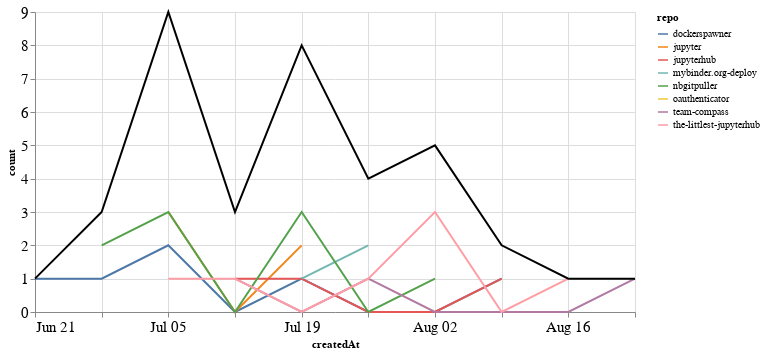

The notebook cell saved with this chart:
### Markdown cell above
## Comments

### Code cell
comments_time = comments.groupby('repo').resample('W', on='createdAt').count()['author'].reset_index()
comments_time = comments_time.rename(columns={'author': 'count'})
comments_time_total = comments_time.groupby('createdAt').agg({"count": "sum"}).reset_index()
ch1 = alt.Chart(comments_time, width=600).mark_line().encode(
    x='createdAt',
    y='count',
    color='repo',
    tooltip="repo"
)

ch2 = alt.Chart(comments_time_total, width=600).mark_line(color="black").encode(
    x='createdAt',
    y='count',
)

ch1 + ch2

### Figure 1 — Vega-Lite specification as saved in the notebook (floating-point values rounded to 4 significant figures)
{"config": {"axisLeft": {"labelFontSize": 15}, "axisBottom": {"labelFontSize": 15}}, "layer": [{"data": {"name": "data-68dc34a7ae2e05f303bb0dc9a1aac61c"}, "mark": "line", "encoding": {"color": {"type": "nominal", "field": "repo"}, "tooltip": {"type": "nominal", "field": "repo"}, "x": {"type": "temporal", "field": "createdAt"}, "y": {"type": "quantitative", "field": "count"}}, "width": 600}, {"data": {"name": "data-0949ac7d6b4bab21caf5a7b0ee7fc1b8"}, "mark": {"type": "line", "color": "black"}, "encoding": {"x": {"type": "temporal", "field": "createdAt"}, "y": {"type": "quantitative", "field": "count"}}, "width": 600}], "$schema": "https://vega.github.io/schema/vega-lite/v4.8.1.json", "datasets": {"data-68dc34a7ae2e05f303bb0dc9a1aac61c": [{"repo": "dockerspawner", "createdAt": "2020-06-21T00:00:00", "count": 1}, {"repo": "dockerspawner", "createdAt": "2020-06-28T00:00:00", "count": 1}, {"repo": "dockerspawner", "createdAt": "2020-07-05T00:00:00", "count": 2}, {"repo": "dockerspawner", "createdAt": "2020-07-12T00:00:00", "count": 0}, {"repo": "dockerspawner", "createdAt": "2020-07-19T00:00:00", "count": 1}, {"repo": "dockerspawner", "createdAt": "2020-07-26T00:00:00", "count": 0}, {"repo": "dockerspawner", "createdAt": "2020-08-02T00:00:00", "count": 0}, {"repo": "dockerspawner", "createdAt": "2020-08-09T00:00:00", "count": 1}, {"repo": "jupyter", "createdAt": "2020-07-05T00:00:00", "count": 3}, {"repo": "jupyter", "createdAt": "2020-07-12T00:00:00", "count": 0}, {"repo": "jupyter", "createdAt": "2020-07-19T00:00:00", "count": 2}, {"repo": "jupyterhub", "createdAt": "2020-07-12T00:00:00", "count": 1}, {"repo": "jupyterhub", "createdAt": "2020-07-19T00:00:00", "count": 1}, {"repo": "jupyterhub", "createdAt": "2020-07-26T00:00:00", "count": 0}, {"repo": "jupyterhub", "createdAt": "2020-08-02T00:00:00", "count": 0}, {"repo": "jupyterhub", "createdAt": "2020-08-09T00:00:00", "count": 1}, {"repo": "mybinder.org-deploy", "createdAt": "2020-07-19T00:00:00", "count": 1}, {"repo": "mybinder.org-deploy", "createdAt": "2020-07-26T00:00:00", "count": 2}, {"repo": "nbgitpuller", "createdAt": "2020-06-28T00:00:00", "count": 2}, {"repo": "nbgitpuller", "createdAt": "2020-07-05T00:00:00", "count": 3}, {"repo": "nbgitpuller", "createdAt": "2020-07-12T00:00:00", "count": 0}, {"repo": "nbgitpuller", "createdAt": "2020-07-19T00:00:00", "count": 3}, {"repo": "nbgitpuller", "createdAt": "2020-07-26T00:00:00", "count": 0}, {"repo": "nbgitpuller", "createdAt": "2020-08-02T00:00:00", "count": 1}, {"repo": "oauthenticator", "createdAt": "2020-08-02T00:00:00", "count": 1}, {"repo": "team-compass", "createdAt": "2020-07-12T00:00:00", "count": 1}, {"repo": "team-compass", "createdAt": "2020-07-19T00:00:00", "count": 0}, {"repo": "team-compass", "createdAt": "2020-07-26T00:00:00", "count": 1}, {"repo": "team-compass", "createdAt": "2020-08-02T00:00:00", "count": 0}, {"repo": "team-compass", "createdAt": "2020-08-09T00:00:00", "count": 0}, {"repo": "team-compass", "createdAt": "2020-08-16T00:00:00", "count": 0}, {"repo": "team-compass", "createdAt": "2020-08-23T00:00:00", "count": 1}, {"repo": "the-littlest-jupyterhub", "createdAt": "2020-07-05T00:00:00", "count": 1}, {"repo": "the-littlest-jupyterhub", "createdAt": "2020-07-12T00:00:00", "count": 1}, {"repo": "the-littlest-jupyterhub", "createdAt": "2020-07-19T00:00:00", "count": 0}, {"repo": "the-littlest-jupyterhub", "createdAt": "2020-07-26T00:00:00", "count": 1}, {"repo": "the-littlest-jupyterhub", "createdAt": "2020-08-02T00:00:00", "count": 3}, {"repo": "the-littlest-jupyterhub", "createdAt": "2020-08-09T00:00:00", "count": 0}, {"repo": "the-littlest-jupyterhub", "createdAt": "2020-08-16T00:00:00", "count": 1}], "data-0949ac7d6b4bab21caf5a7b0ee7fc1b8": [{"createdAt": "2020-06-21T00:00:00", "count": 1}, {"createdAt": "2020-06-28T00:00:00", "count": 3}, {"createdAt": "2020-07-05T00:00:00", "count": 9}, {"createdAt": "2020-07-12T00:00:00", "count": 3}, {"createdAt": "2020-07-19T00:00:00", "count": 8}, {"createdAt": "2020-07-26T00:00:00", "count": 4}, {"createdAt": "2020-08-02T00:00:00", "count": 5}, {"createdAt": "2020-08-09T00:00:00", "count": 2}, {"createdAt": "2020-08-16T00:00:00", "count": 1}, {"createdAt": "2020-08-23T00:00:00", "count": 1}]}}
